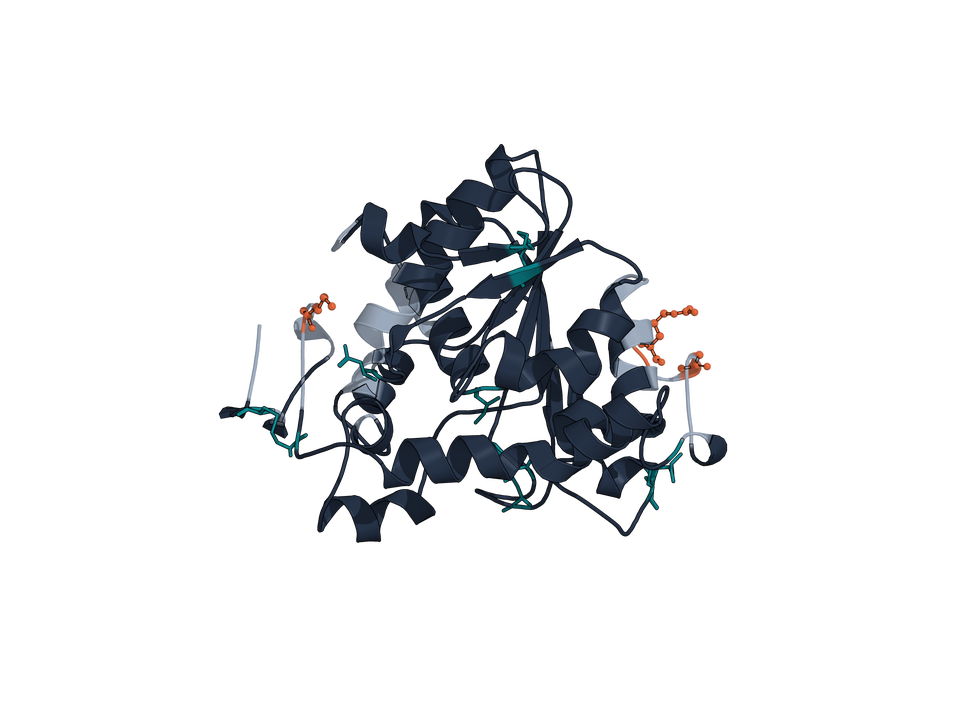
#> input picture outputs/paper_bundle_v1/structure_panels/1LBT/overview.png, 970 x 727 px, shrunk from 2400 x 1800 before the run
$ python render_mars_field_case_studies_v4.py
#> lines starting #> are read from the running program, lines starting #| are printed output that depends on the picture; after the words box and inside, x2 and y2 are one past the last pixel; in counts of white or black regions, pixels touching at a corner belong together
from __future__ import annotations

from pathlib import Path
import json
import re
import textwrap

import matplotlib as mpl
import matplotlib.image as mpimg
import matplotlib.pyplot as plt


ROOT = Path(__file__).resolve().parents[1]
OUT = ROOT / "outputs"
PAPER = OUT / "paper_bundle_v1"
FIG = PAPER / "figures"
STRUCT = PAPER / "structure_panels"

COL = {
    "ink": "#111827",
    "muted": "#667085",
    "edge": "#d0d5dd",
    "accent1": "#1d4ed8",
    "accent2": "#0f766e",
    "accent3": "#b45309",
    "accent4": "#7c3aed",
    "white": "#ffffff",
}

CASES = [
    ("1LBT", "lipase_b", COL["accent1"], "Safety-preserving controller"),
    ("tem1_1btl", "beta_lactamase", COL["accent2"], "Stable incumbent with neural alternative"),
    ("petase_5xh3", "cutinase", COL["accent3"], "Reproducible redesign across related PETase backbones"),
    ("CLD_3Q09_TOPIC", "cld", COL["accent4"], "Calibration stress-test under topic conditioning"),
]


def style():
    mpl.rcParams.update(
        {
            "font.family": "DejaVu Sans",
            "font.size": 9.0,
            "figure.facecolor": "white",
            "axes.facecolor": "white",
            "savefig.facecolor": "white",
            "savefig.bbox": "tight",
        }
    )


def cl(text: str) -> str:
    return str(text).replace("_", " ")


def crop_image(path: Path):
    image = mpimg.imread(path)
#> image is the input picture: shape (727, 970, 4) float32; mean R, G, B, A 0.0156, 0.0194, 0.0246, 0.0876
    if image.ndim == 3:
        rgb = image[..., :3]
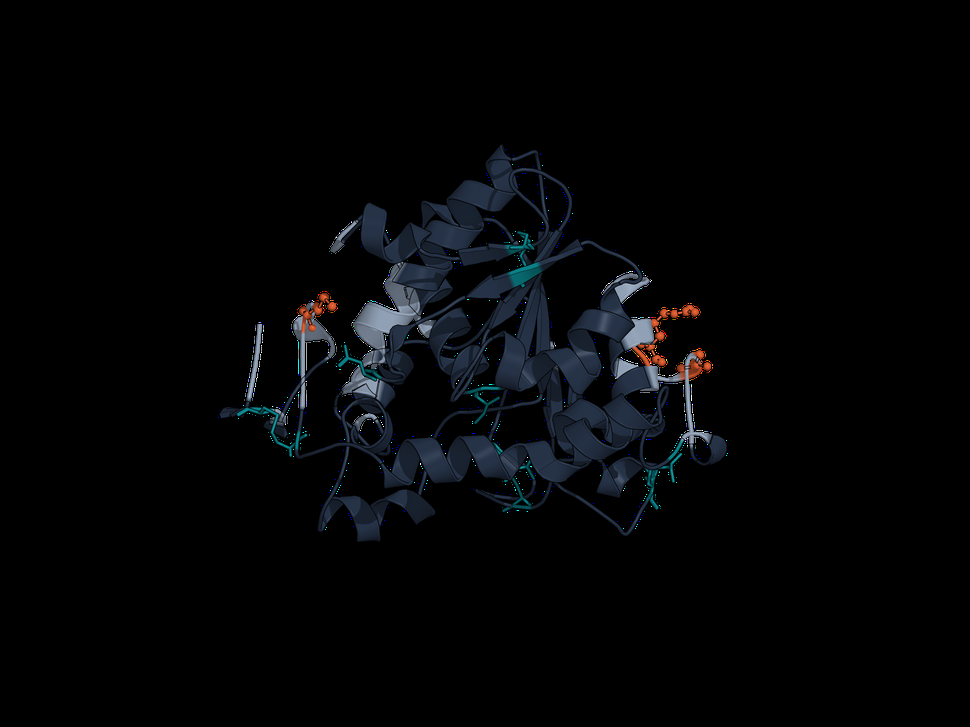
#> rgb: shape (727, 970, 3) float32; mean R, G, B 0.0156, 0.0194, 0.0246
        mask = (rgb < 0.985).any(axis=2)
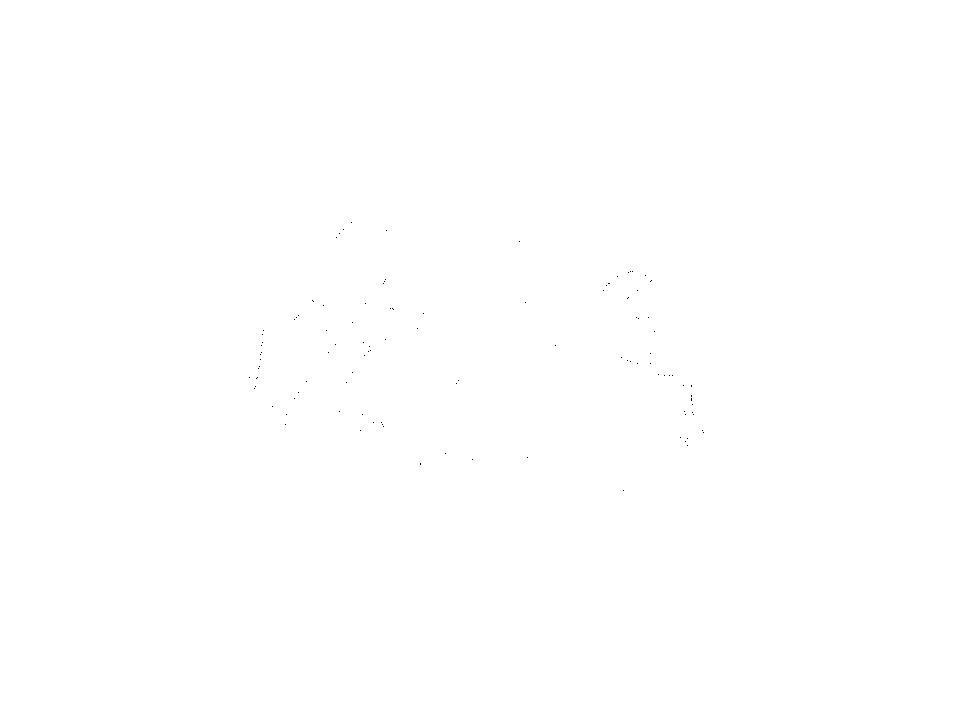
#> mask: shape (727, 970) bool; 100% white; black in thin lines or dots, all inside (x1, y1, x2, y2) = (249, 222, 704, 491)
        coords = mask.nonzero()
#> coords = 705073 positions, rows 0 to 726, columns 0 to 969
        if len(coords[0]) > 0:
            y0, y1 = coords[0].min(), coords[0].max() + 1
#> y0 = 0; y1 = 727
            x0, x1 = coords[1].min(), coords[1].max() + 1
#> x0 = 0; x1 = 970
            py = max(4, int((y1 - y0) * 0.03))
#> py = 21
            px = max(4, int((x1 - x0) * 0.03))
#> px = 29
            image = image[max(0, y0 - py): min(image.shape[0], y1 + py), max(0, x0 - px): min(image.shape[1], x1 + px)]
    return image


def load_summary_lines(target: str) -> list[str]:
    path = OUT / f"{target.lower()}_pipeline" / "pipeline_summary.md"
    return path.read_text(encoding="utf-8").splitlines() if path.exists() else []


def extract_text(lines: list[str], prefix: str) -> str:
    for line in lines:
        if line.startswith(prefix):
            return line.split(":", 1)[1].strip()
    return "NA"


def extract_mutation_only(text: str) -> str:
    match = re.search(r"`([^`]+)`", text)
    return match.group(1) if match else text.replace("`", "")


def compact_mutations(text: str, max_len: int = 28) -> str:
    text = str(text or "NA")
    if text == "NA":
        return text
    compact = text.replace(";", "/")
    if len(compact) <= max_len:
        return compact
    parts = compact.split("/")
    kept = []
    for part in parts:
        proposal = "/".join(kept + [part])
        if len(proposal) > max_len - 1:
            break
        kept.append(part)
    if kept:
        return "/".join(kept) + "…"
    return compact[: max_len - 1] + "…"


def best_neural_decoder(target: str) -> str:
    path = OUT / f"{target.lower()}_pipeline" / "learned_fusion_summary.json"
    if not path.exists():
        return "NA"
    payload = json.loads(path.read_text(encoding="utf-8"))
    return str(payload.get("best_neural_decoder_candidate", "") or "NA")


def wrapped_lines(lines: list[str], width: int = 28) -> list[str]:
    out: list[str] = []
    for line in lines:
        out.extend(textwrap.wrap(line, width=width) or [""])
    return out


def small_box(ax, xy, wh, title, lines, accent):
    x, y = xy
    w, h = wh
    patch = mpl.patches.FancyBboxPatch(
        (x, y), w, h,
        boxstyle="round,pad=0.010,rounding_size=0.018",
        linewidth=0.9,
        edgecolor=COL["edge"],
        facecolor="white",
        transform=ax.transAxes,
    )
    ax.add_patch(patch)
    ax.add_patch(mpl.patches.Rectangle((x, y + h - 0.014), w, 0.014, color=accent, transform=ax.transAxes, lw=0))
    ax.text(x + 0.02, y + h - 0.04, title, transform=ax.transAxes, fontsize=8.9, fontweight="bold", color=COL["ink"], ha="left", va="top")
    yy = y + h - 0.095
    for line in wrapped_lines(lines, width=28):
        ax.text(x + 0.02, yy, line, transform=ax.transAxes, fontsize=7.1, color=COL["muted"], ha="left", va="top")
        yy -= 0.060


def render():
    style()
    FIG.mkdir(parents=True, exist_ok=True)

    fig = plt.figure(figsize=(13.4, 10.4))
    gs = fig.add_gridspec(2, 2, wspace=0.16, hspace=0.16)
    letters = ["a", "b", "c", "d"]

    fig.text(0.03, 0.985, "Figure 4 | Representative case studies reveal distinct controller regimes", fontsize=16.5, fontweight="bold", ha="left", va="top", color=COL["ink"])
    fig.text(0.03, 0.962, "PSE-derived overview and design-window renders are paired with compact controller annotations for four representative targets.", fontsize=9.8, ha="left", va="top", color=COL["muted"])

    for idx, (target, family, accent, message) in enumerate(CASES):
        cell = gs[idx // 2, idx % 2].subgridspec(2, 2, height_ratios=[1.0, 0.72], width_ratios=[1.0, 1.0], wspace=0.06, hspace=0.06)
        ax_over = fig.add_subplot(cell[0, 0])
        ax_zoom = fig.add_subplot(cell[0, 1])
        ax_text = fig.add_subplot(cell[1, :])

        over = crop_image(STRUCT / target / "overview.png")
        zoom = crop_image(STRUCT / target / "design_window.png")
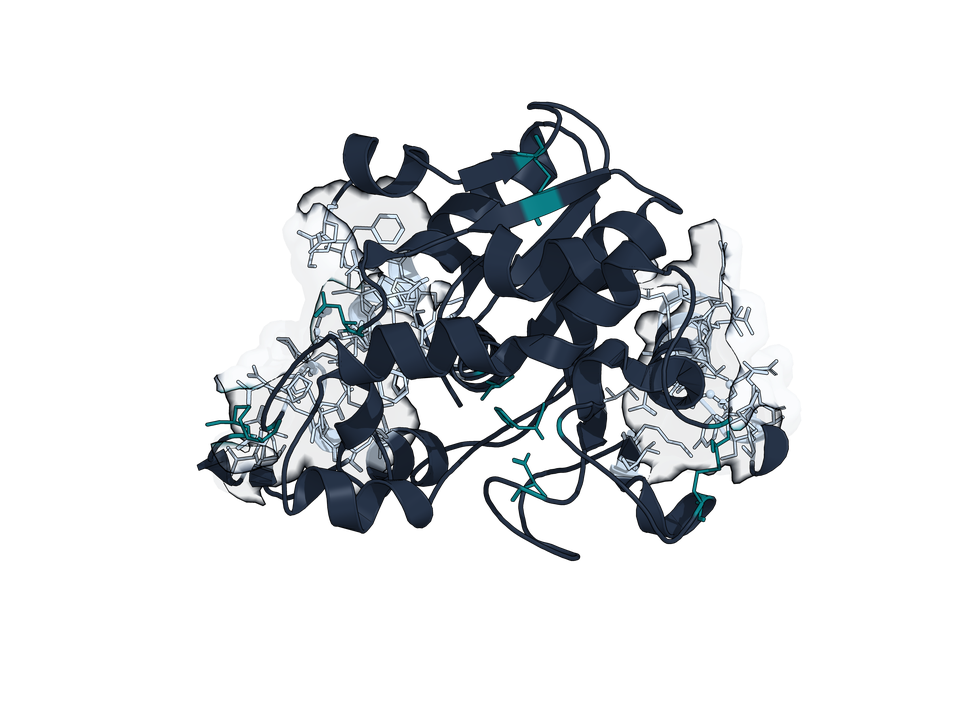
#> input picture outputs/paper_bundle_v1/structure_panels/1LBT/design_window.png, 970 x 727 px, shrunk from 2400 x 1800 before the run
#> in crop_image, image is the input picture: shape (727, 970, 4) float32; mean R, G, B, A 0.0488, 0.0586, 0.0688, 0.145
#> in crop_image (call 2), `rgb = image[..., :3]`:
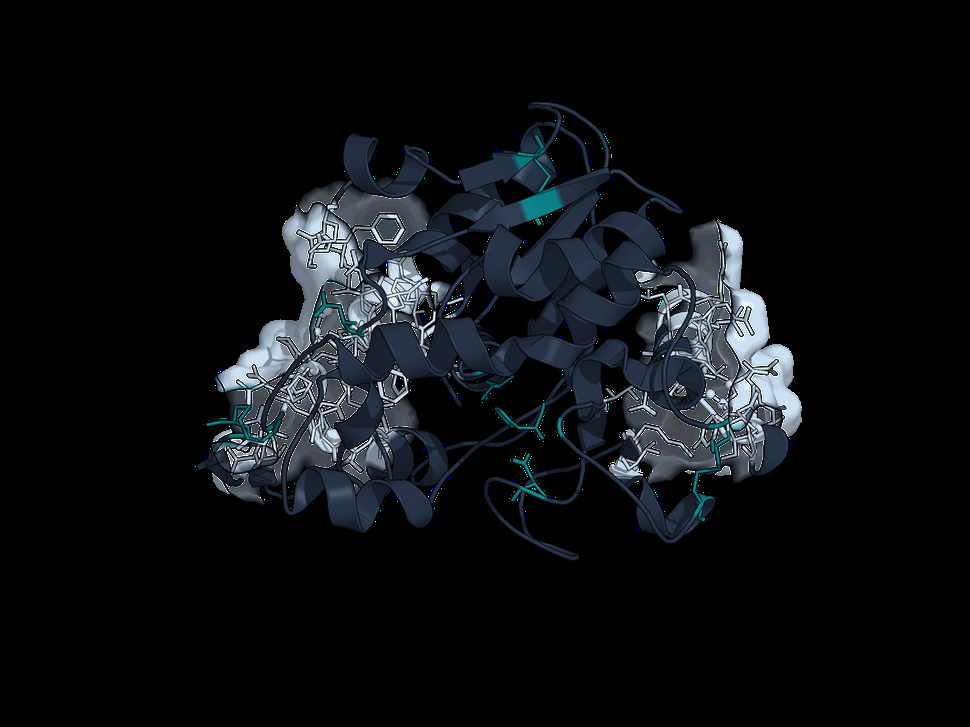
#> rgb: shape (727, 970, 3) float32; mean R, G, B 0.0488, 0.0586, 0.0688
#> in crop_image (call 2), `mask = (rgb < 0.985).any(axis=2)`:
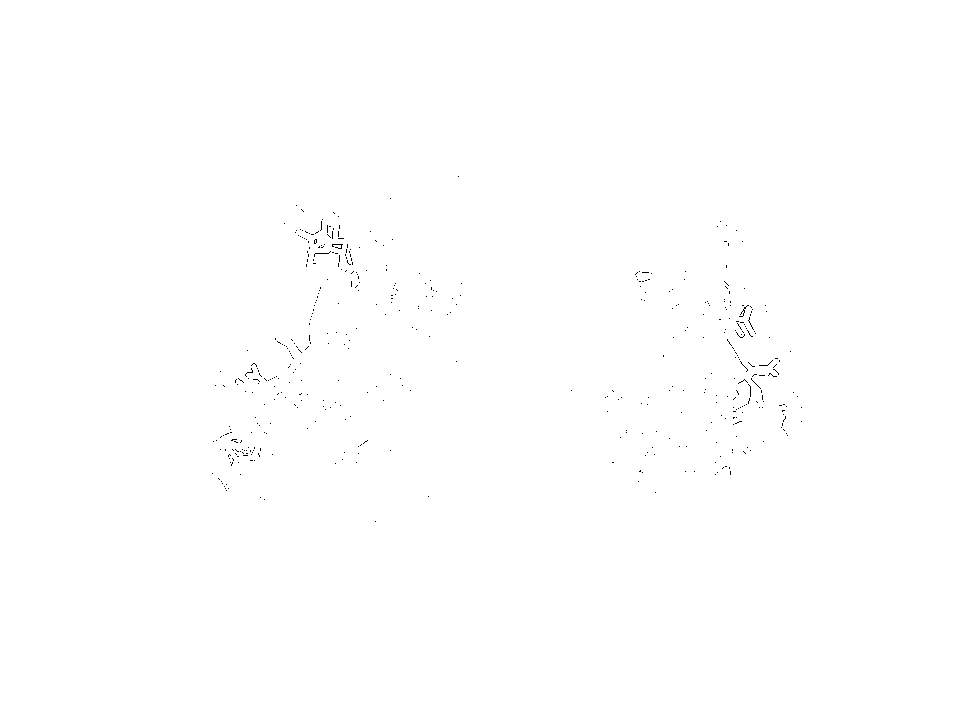
#> mask: shape (727, 970) bool; 99.9% white; black in thin lines or dots, all inside (x1, y1, x2, y2) = (212, 176, 802, 522)
#> in crop_image (call 2), `coords = mask.nonzero()`: coords = 704178 positions, rows 0 to 726, columns 0 to 969
        ax_over.imshow(over)
        ax_zoom.imshow(zoom)
        for ax in [ax_over, ax_zoom]:
            ax.axis("off")

        ax_over.text(0.00, 1.02, letters[idx], transform=ax_over.transAxes, fontsize=11.5, fontweight="bold", color=COL["ink"], ha="left", va="bottom")
        ax_over.text(0.08, 1.02, cl(target), transform=ax_over.transAxes, fontsize=10.5, fontweight="bold", color=COL["ink"], ha="left", va="bottom")
        ax_over.text(0.08, 0.99, family, transform=ax_over.transAxes, fontsize=7.8, color=accent, ha="left", va="top")
        ax_zoom.text(0.00, 1.02, "design window", transform=ax_zoom.transAxes, fontsize=8.2, fontweight="bold", color=COL["muted"], ha="left", va="bottom")

        lines = load_summary_lines(target)
        policy = extract_mutation_only(extract_text(lines, "- policy winner"))
        best_learned = extract_mutation_only(extract_text(lines, "- best learned winner"))
        neural_top = extract_text(lines, "- neural top candidate")
        retained = extract_text(lines, "- neural field decoder novel candidates injected")
        neural_decoder = best_neural_decoder(target)

        ax_text.axis("off")
        small_box(
            ax_text,
            (0.00, 0.05),
            (0.48, 0.84),
            "Controller state",
            [
                message,
                f"policy: {compact_mutations(policy)}",
                f"best learned: {compact_mutations(best_learned)}",
            ],
            accent,
        )
        small_box(
            ax_text,
            (0.52, 0.05),
            (0.48, 0.84),
            "Neural branch",
            [
                f"neural top: {compact_mutations(neural_top)}",
                f"best decoder: {compact_mutations(neural_decoder)}",
                f"retained decoded candidates: {retained}",
            ],
            accent,
        )

    fig.savefig(FIG / "figure4_case_studies_master_v4.svg")
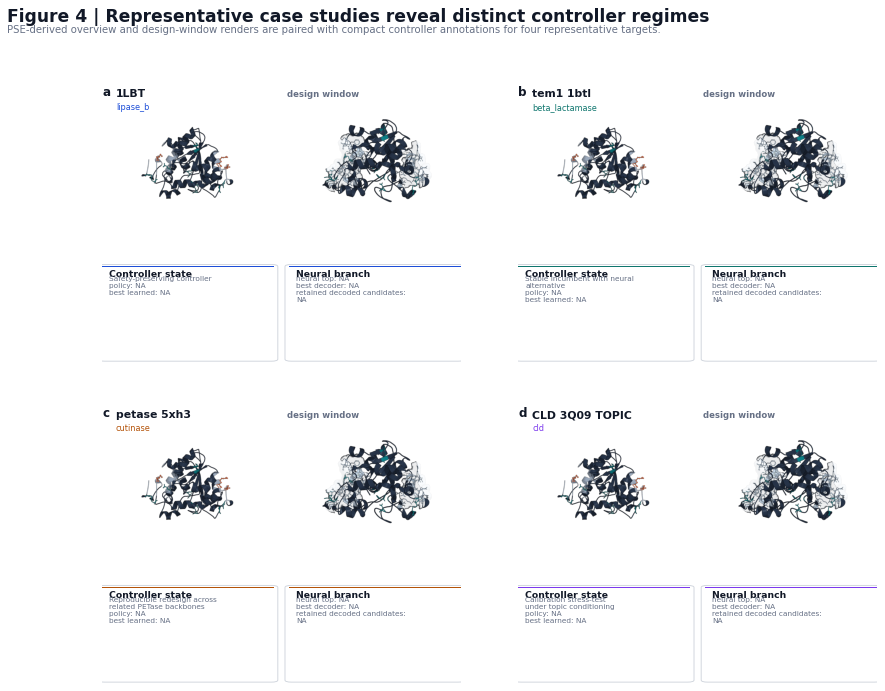
#> figure drawn by matplotlib, 12 panels
    fig.savefig(FIG / "figure4_case_studies_master_v4.png", dpi=300)


if __name__ == "__main__":
    render()
